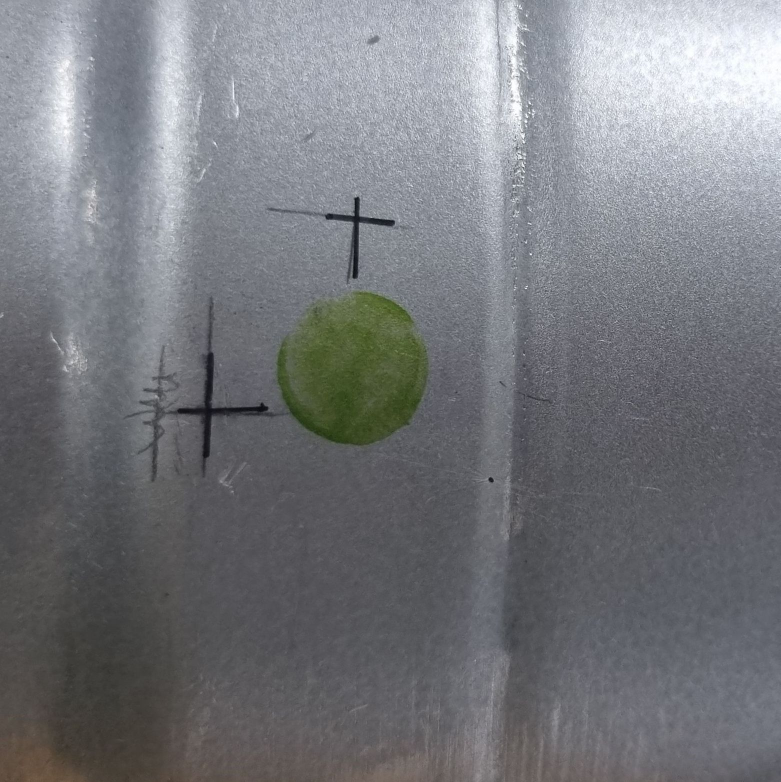
#> input picture croped/light_green.jpg, 1561 x 1564 px (shown at 1/2 size)
$ python color_predict_rgb.py
#> lines starting #> are read from the running program, lines starting #| are printed output that depends on the picture; after the words box and inside, x2 and y2 are one past the last pixel; in counts of white or black regions, pixels touching at a corner belong together
# Color check for RGB range
# Required moduls
import cv2 ,imutils
import numpy as np
import sys

# color RGB range
min_black = np.array([0,0,0],np.uint8)
max_black = np.array([28,29,34],np.uint8)

min_green = np.array([10, 65, 62],np.uint8)
max_green = np.array([30,85,82],np.uint8)

min_lggreen = np.array([58, 73,32],np.uint8)
max_lggreen = np.array([78,96,52],np.uint8)

min_dkgreen = np.array([5, 11, 14],np.uint8)
max_dkgreen = np.array([25,31,34],np.uint8)

min_dkblue = np.array([11, 20, 59],np.uint8)
max_dkblue = np.array([31, 40, 79],np.uint8)

min_lgblue = np.array([17, 61,86],np.uint8)
max_lgblue = np.array([37, 81, 106],np.uint8)

min_blue = np.array([0, 36, 78],np.uint8)
max_blue = np.array([19, 56, 98],np.uint8)

min_pink = np.array([100,54,91],np.uint8)
max_pink = np.array([120,74,111],np.uint8)

min_lgpink = np.array([98,70,93],np.uint8)
max_lgpink = np.array([118,90,113],np.uint8)

min_violet = np.array([43,34,81],np.uint8)
max_violet = np.array([63,54,101],np.uint8)

name = ""

colors = {"lightpink":[min_lgpink,max_lgpink],"pink":[min_pink,max_pink],"violet":[min_violet,max_violet],
          "lightgreen":[min_lggreen,max_lggreen],"green":[min_green,max_green],"darkgreen":[min_dkgreen,max_dkgreen],
          "lightblue":[min_lgblue,max_lgblue],"blue":[min_blue,max_blue],"darkblue":[min_dkblue,max_dkblue],
          "black":[min_black,max_black]}


font = cv2.FONT_HERSHEY_SIMPLEX

sourceImage = cv2.imread("croped/light_green.jpg")
#> sourceImage is the input picture: shape (1564, 1561, 3); mean B, G, R 125.1, 120.7, 118.9
sourceImage = imutils.resize(sourceImage,height=700)
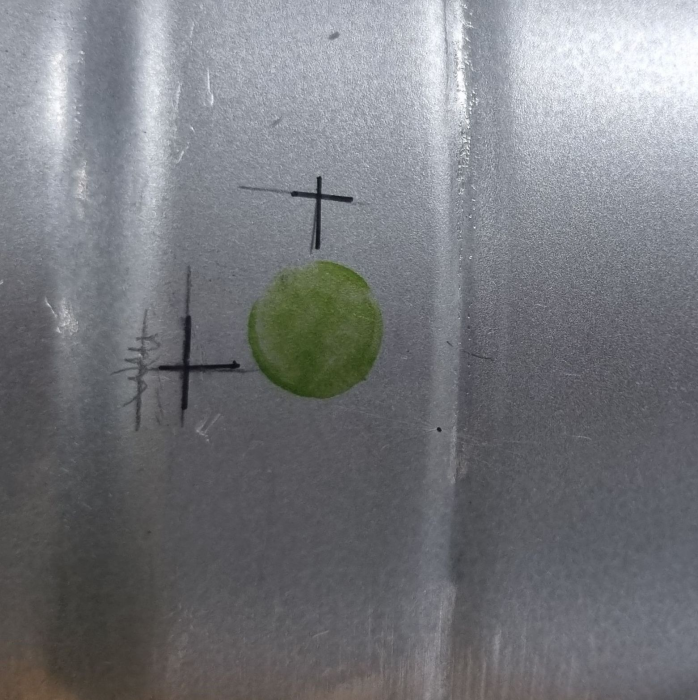
#> sourceImage: shape (700, 698, 3); mean B, G, R 125.1, 120.7, 118.9
sourceImage = cv2.medianBlur(sourceImage,5)

# Convert image to YCrCb
imageRGB = cv2.cvtColor(sourceImage,cv2.COLOR_BGR2RGB)

# Find region with skin tone in YCrCb image
max = 0
for color in colors:

    maskRegion = cv2.inRange(imageRGB,colors[color][0],colors[color][1])
    count = int((maskRegion.sum())/255)
    if count > max :
        max = count
        name = color
#> this loop made 10 passes
#> (count, max) on pass 4: (5898, 5898)
#> count on passes 1, 2, 3, 5, 6, 7: 0, 0, 0, 0, 232, 0
#> after the loop, max = 5898; name = 'lightgreen'
print("Color = ",name ,"and Count = ",max)
#| Color =  lightgreen and Count =  5898
maxRegion = cv2.inRange(imageRGB,colors[name][0],colors[name][1])
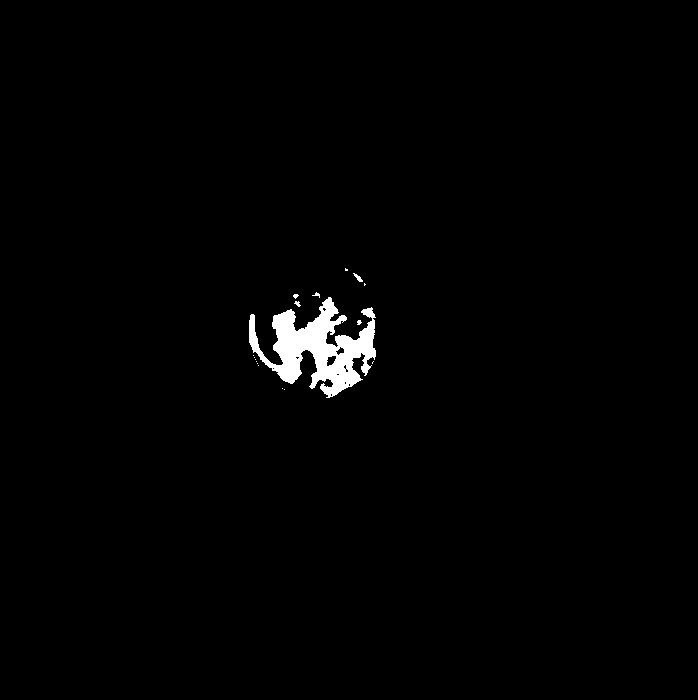
#> maxRegion: shape (700, 698); 1.2% white; 17 white regions (13 under 20 px), largest, box (x1, y1, x2, y2) and area: (249, 297, 376, 398) 5759, (353, 273, 363, 282) 37, (294, 301, 301, 307) 23, (312, 292, 320, 298) 20

# sys.exit()
cv2.imshow('region',maxRegion)

rgb = colors[name][1]-10
#> rgb = [68, 86, 42]
# sys.exit()
cv2.rectangle(sourceImage,(0,20),(sourceImage.shape[1],60),(int(rgb[2]),int(rgb[1]),int(rgb[0])),-1)
cv2.putText(sourceImage,f"Color is ({name}) and Count = {max}",(30,50),2,0.8,(255,255,255),2,cv2.LINE_AA)
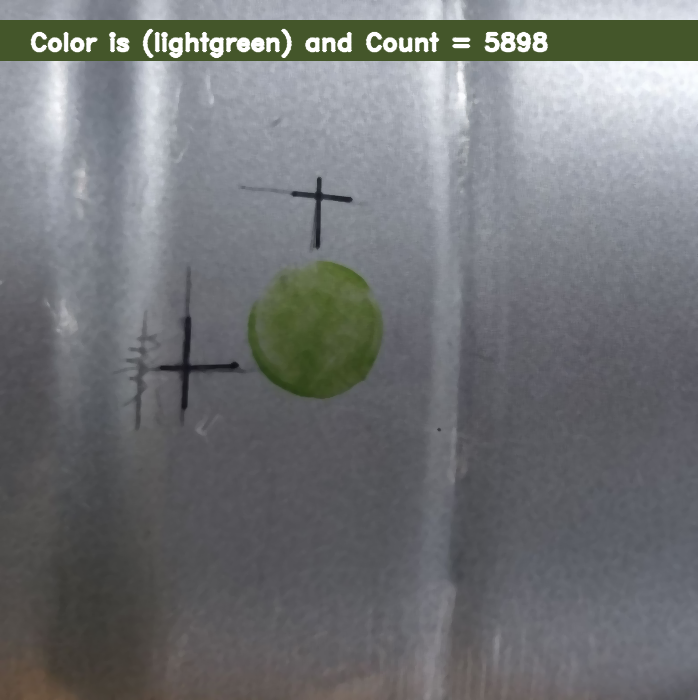
#> sourceImage: shape (700, 698, 3); mean B, G, R 117.9, 116.1, 113.7
cv2.imshow('Detect Color',sourceImage)

cv2.waitKey(0)
# Close window and camera after exiting the while loop
cv2.destroyAllWindows()

$ run again, with croped/black.jpg copied over croped/light_green.jpg
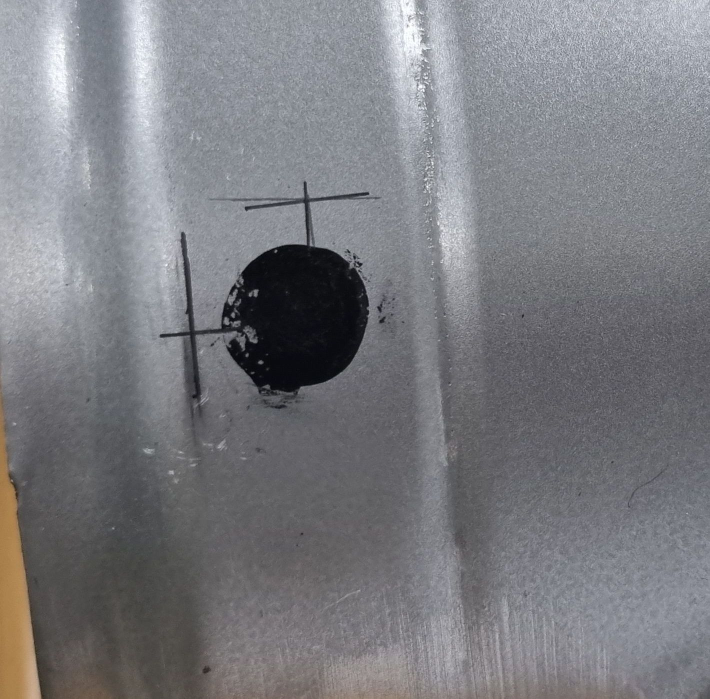
#> input picture croped/black.jpg, 1419 x 1397 px (shown at 1/2 size)
#> sourceImage is the input picture: shape (1397, 1419, 3); mean B, G, R 128.5, 124, 123.4
#> the loop `for color in colors: ` made 10 passes
#> (count, max) on passes 6, 10: (14355, 14355), (15183, 15183)
#> after the loop `for color in colors:`: max = 15183; name = 'black'
#| Color =  black and Count =  15183
#> `maxRegion = cv2.inRange(imageRGB,colors[name][0],colors[name][1])`:
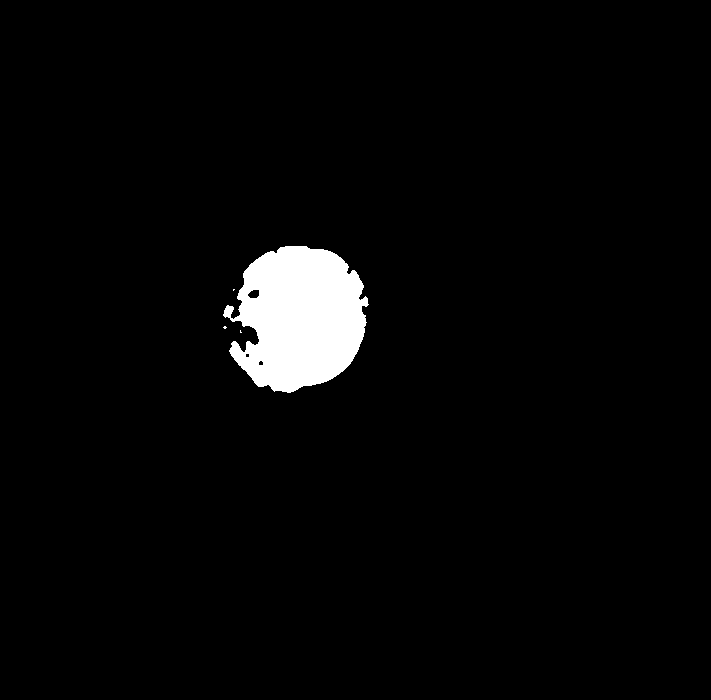
#> maxRegion: shape (700, 711); 3.1% white; 4 white regions (3 under 20 px), largest, box (x1, y1, x2, y2) and area: (223, 246, 369, 393) 15168
#> rgb = [18, 19, 24]
#> `cv2.putText(sourceImage,f"Color is ({name}) and Count = {max}",(30,50)..`:
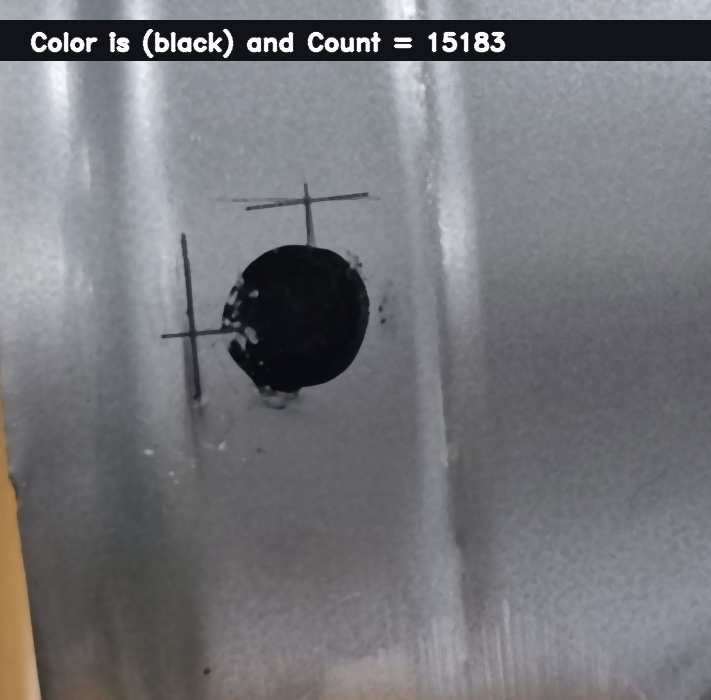
#> sourceImage: shape (700, 711, 3); mean B, G, R 121.3, 117.1, 116.7

$ run again, with croped/black1.jpg copied over croped/light_green.jpg
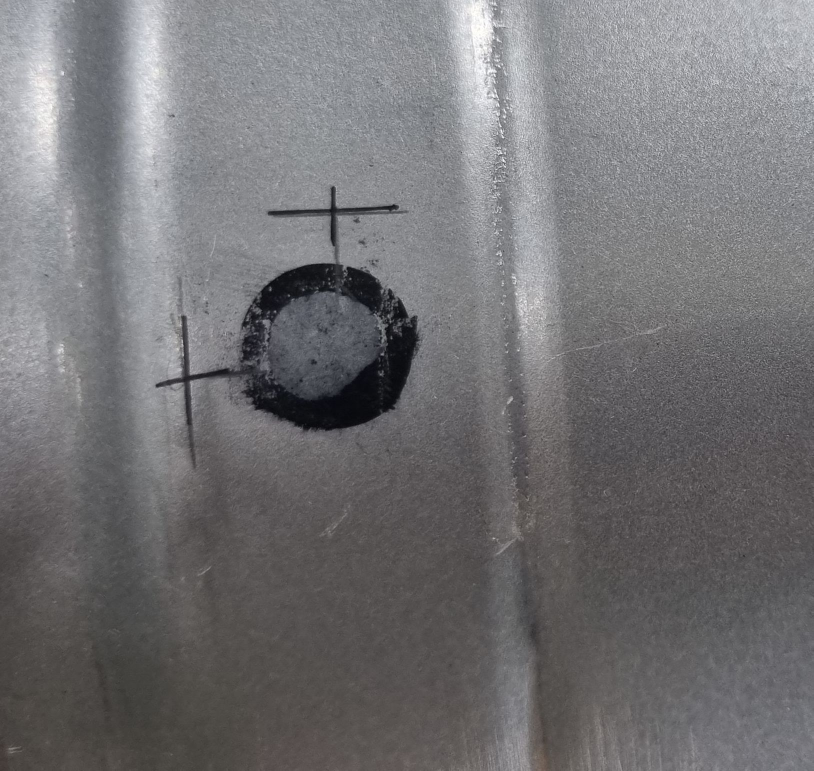
#> input picture croped/black1.jpg, 1627 x 1541 px (shown at 1/2 size)
#> sourceImage is the input picture: shape (1541, 1627, 3); mean B, G, R 116.5, 114.5, 115.4
#> the loop `for color in colors: ` made 10 passes
#> (count, max) on passes 6, 10: (6469, 6469), (7092, 7092)
#> after the loop `for color in colors:`: max = 7092; name = 'black'
#| Color =  black and Count =  7092
#> `maxRegion = cv2.inRange(imageRGB,colors[name][0],colors[name][1])`:
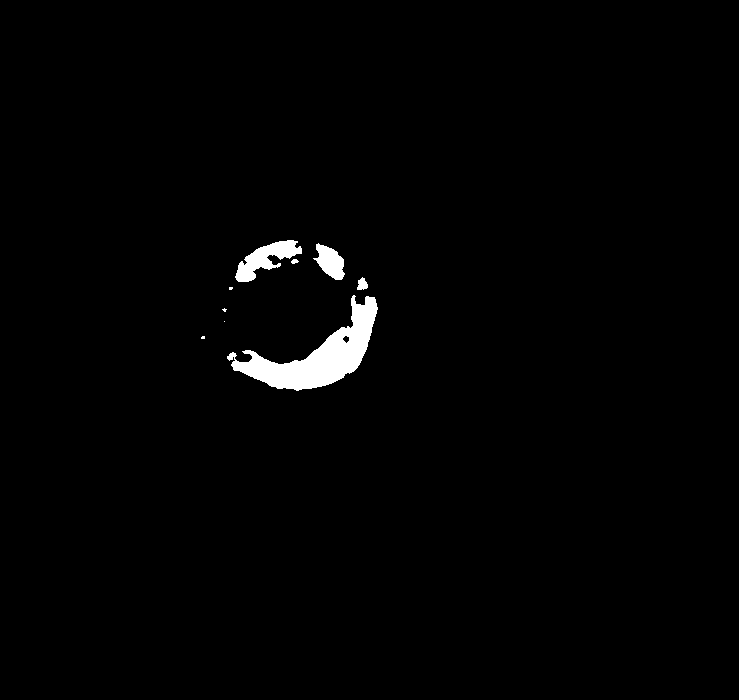
#> maxRegion: shape (700, 739); 1.4% white; 9 white regions (4 under 20 px), largest, box (x1, y1, x2, y2) and area: (227, 295, 378, 391) 5010, (235, 240, 302, 282) 1235, (313, 243, 345, 280) 686, (357, 277, 368, 290) 99, (291, 259, 299, 264) 28
#> rgb = [18, 19, 24]
#> `cv2.putText(sourceImage,f"Color is ({name}) and Count = {max}",(30,50)..`:
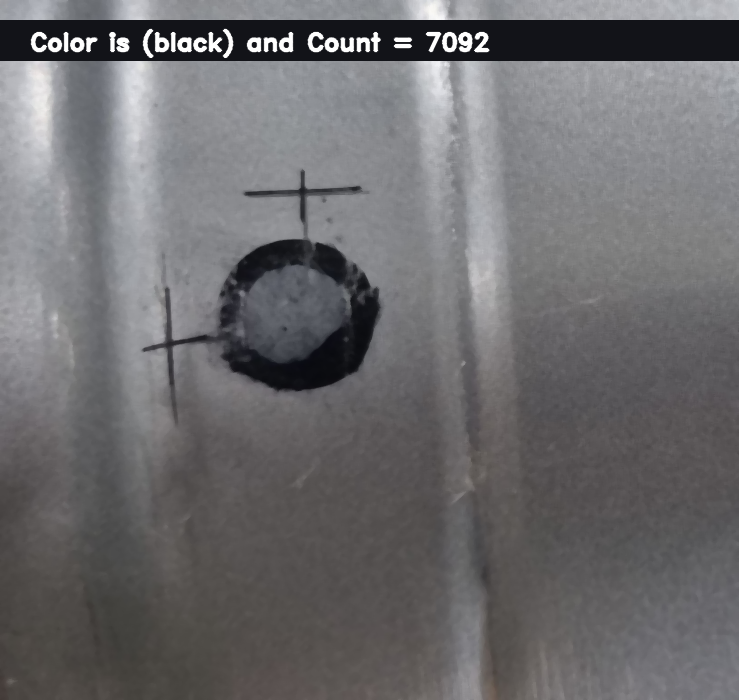
#> sourceImage: shape (700, 739, 3); mean B, G, R 109.7, 107.6, 108.6

$ run again, with croped/blue.jpg copied over croped/light_green.jpg
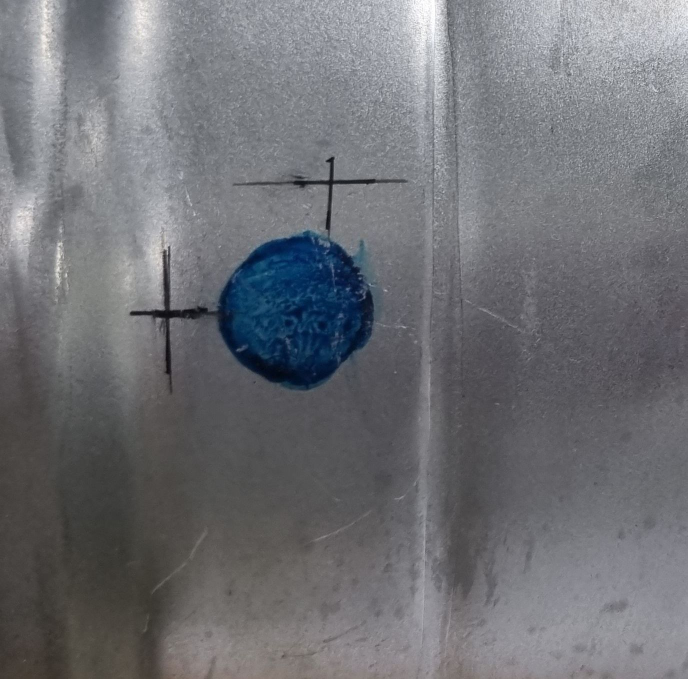
#> input picture croped/blue.jpg, 1375 x 1357 px (shown at 1/2 size)
#> sourceImage is the input picture: shape (1357, 1375, 3); mean B, G, R 117, 112.5, 111.4
#> the loop `for color in colors: ` made 10 passes
#> (count, max) on passes 6 to 8: (382, 382), (964, 964), (5954, 5954)
#> after the loop `for color in colors:`: max = 5954; name = 'blue'
#| Color =  blue and Count =  5954
#> `maxRegion = cv2.inRange(imageRGB,colors[name][0],colors[name][1])`:
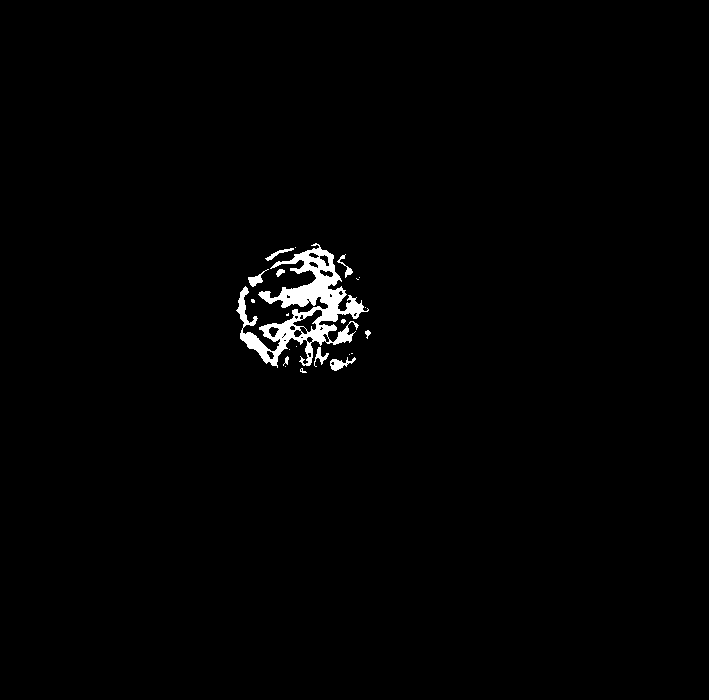
#> maxRegion: shape (700, 709); 1.2% white; 22 white regions (13 under 20 px), largest, box (x1, y1, x2, y2) and area: (236, 243, 369, 368) 5213, (330, 357, 356, 371) 161, (248, 269, 269, 287) 124
#> rgb = [9, 46, 88]
#> `cv2.putText(sourceImage,f"Color is ({name}) and Count = {max}",(30,50)..`:
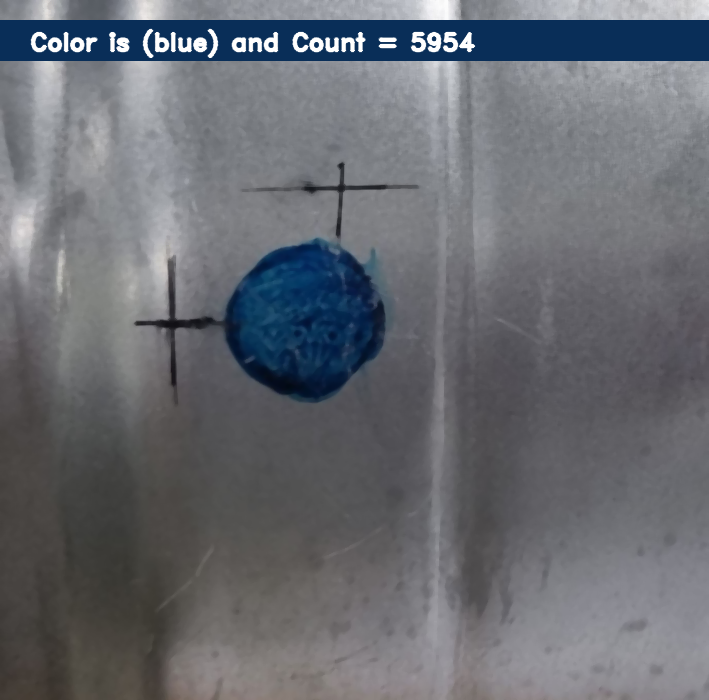
#> sourceImage: shape (700, 709, 3); mean B, G, R 113.6, 107.3, 104.4
